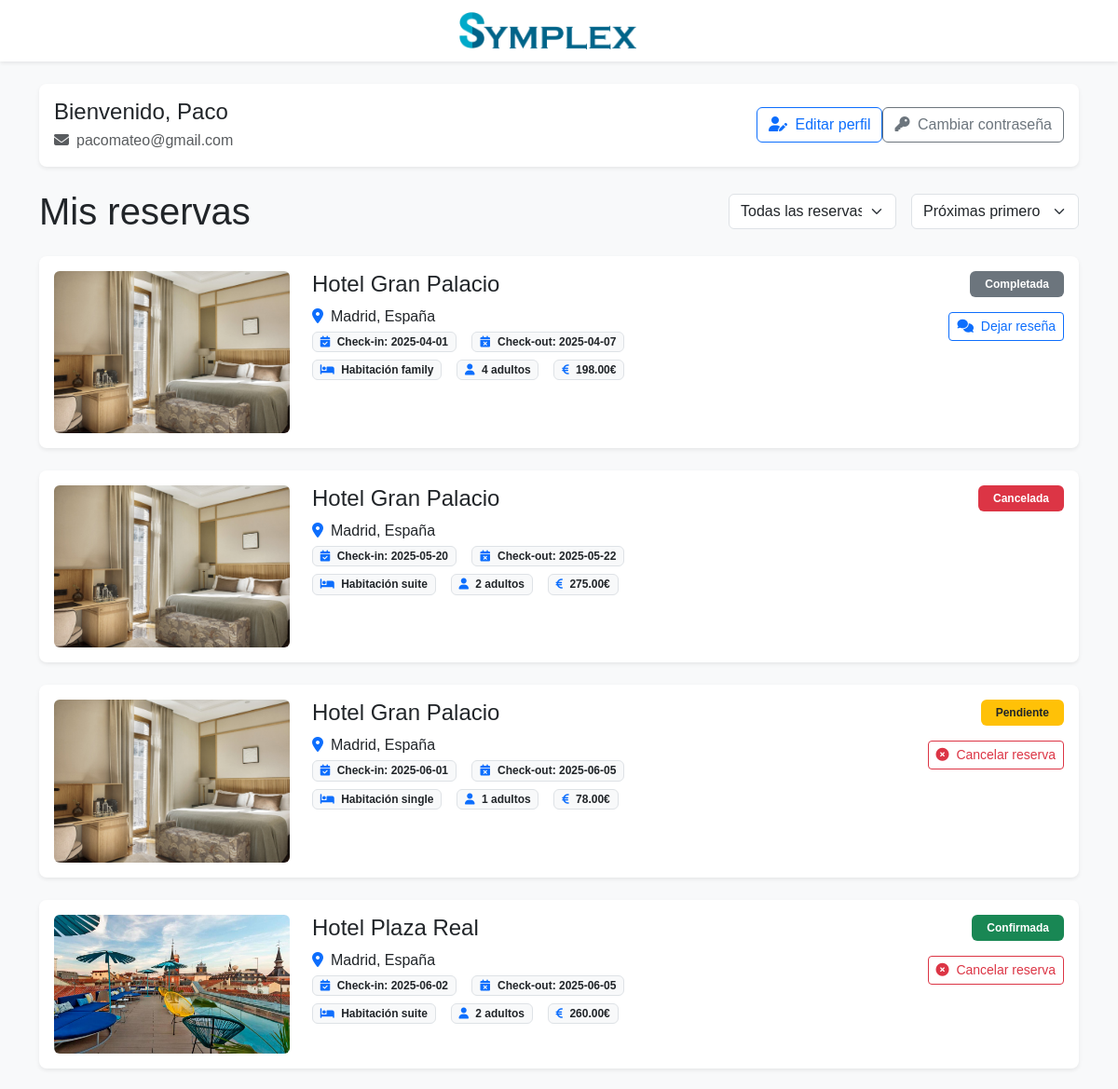
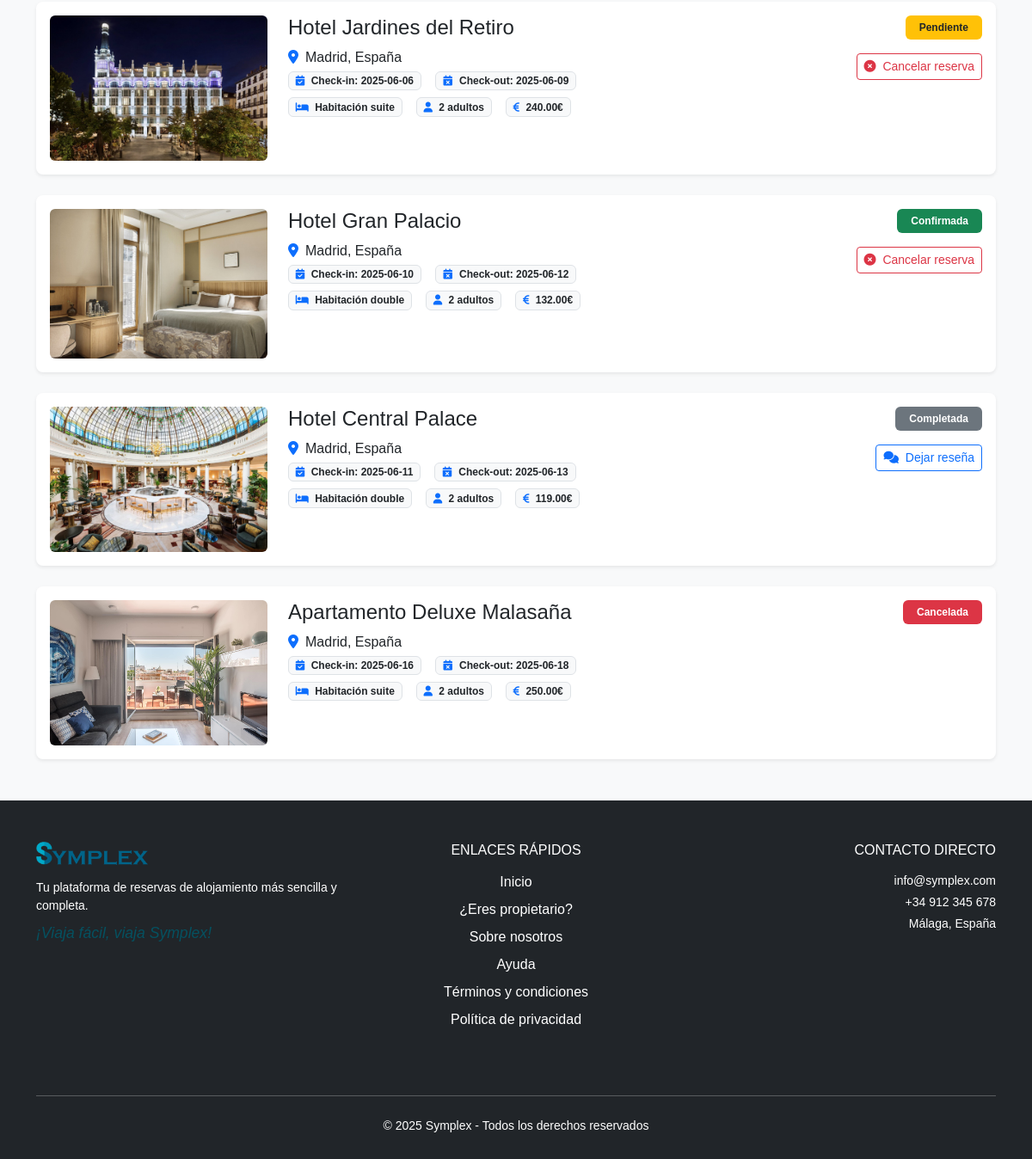
The app's page /src/public/index.php?action=bookings (signed in) with its own data (2 pictures, top to bottom).
### tables this page shows
CREATE TABLE bookings (
    booking_id INT AUTO_INCREMENT PRIMARY KEY,
    user_id INT,
    room_id INT,
    check_in DATE,
    check_out DATE,
    booking_date TIMESTAMP DEFAULT CURRENT_TIMESTAMP,
    status ENUM('pending', 'confirmed', 'completed', 'cancelled') DEFAULT 'pending',
    FOREIGN KEY (user_id) REFERENCES users(user_id),
    FOREIGN KEY (room_id) REFERENCES rooms(room_id)
);

CREATE TABLE accommodations (
    accommodation_id INT AUTO_INCREMENT PRIMARY KEY,
    name VARCHAR(100),
    description TEXT,
    address VARCHAR(255),
    city_id INT,
    type ENUM('hotel', 'apartment', 'hostel', 'cabin', 'villa'),
    image_url VARCHAR(255),
    owner_id INT,
    FOREIGN KEY (city_id) REFERENCES cities(city_id),
    FOREIGN KEY (owner_id) REFERENCES users(user_id)
);

CREATE TABLE cities (
    city_id INT AUTO_INCREMENT PRIMARY KEY,
    name VARCHAR(100),
    country VARCHAR(100),
    lat DECIMAL(10,7),
    lon DECIMAL(10,7)
);

CREATE TABLE rooms (
    room_id INT AUTO_INCREMENT PRIMARY KEY,
    accommodation_id INT,
    room_type ENUM('single', 'double', 'family', 'suite','complete'),
    capacity INT,
    price DECIMAL(10,2),
    is_available BOOLEAN DEFAULT TRUE,
    FOREIGN KEY (accommodation_id) REFERENCES accommodations(accommodation_id)
);

### src/app/views/bookings.php (the view, shortened to what the rows shown need)
<?php
    if (isset($search_results_filtered)) {
        $search_results = $search_results_filtered;
    } else {
        $search_results = $_SESSION['search_results'];
    }
?>
<!DOCTYPE html>
<html lang="es">
<head>
    <link href="https://cdn.jsdelivr.net/npm/bootstrap@5.3.3/dist/css/bootstrap.min.css" rel="stylesheet" />
    <link rel="stylesheet" href="https://cdnjs.cloudflare.com/ajax/libs/font-awesome/6.4.0/css/all.min.css" />
    <link rel="stylesheet" href="assets/css/style.css" />
</head>
<body class="bg-light">
<div class="container mt-4 mb-5">
    <div class="row">
        <div class="col-12">
            <div class="d-flex justify-content-between align-items-center mb-4">
                <h1 class="mb-0">Mis reservas</h1>
            </div>
        </div>
    </div>
    <div class="reservas-container">
        <?php if (!empty($search_results)): ?>
            <?php foreach ($search_results as $result): ?>
                <div class="card mb-4 shadow-sm reserva-card" data-estado="<?php echo htmlspecialchars($result['status']); ?>" data-id="<?= htmlspecialchars($result['accommodation_id']) ?>" data-booking-id="<?= htmlspecialchars($result['booking_id']) ?>">
                    <div class="card-body">
                        <div class="row">
                            <div class="col-md-3">
                                <img src=<?php echo htmlspecialchars($result['image_url']); ?> alt="Hotel" class="img-fluid rounded" />
                            </div>
                            <div class="col-md-6">
                                <h4 class="hotel-name"><?php echo htmlspecialchars($result['accommodation_name']); ?></h4>
                                <p class="mb-1"><i class="fas fa-map-marker-alt text-primary me-2"></i><?php echo htmlspecialchars($result['city_name'] . ', ' . $result['country']); ?></p>
                                <div class="d-flex flex-wrap gap-3 mb-2">
                                    <span class="badge bg-light text-dark border">
                                        <i class="fas fa-calendar-check text-primary me-1"></i> Check-in: <?php echo htmlspecialchars($result['check_in']); ?>
                                    </span>
                                    <span class="badge bg-light text-dark border">
                                        <i class="fas fa-calendar-times text-primary me-1"></i> Check-out: <?php echo htmlspecialchars($result['check_out']); ?>
                                    </span>
                                </div>
                                <div class="d-flex flex-wrap gap-3">
                                    <span class="badge bg-light text-dark border">
                                        <i class="fas fa-bed text-primary me-1"></i> Habitación <?php echo htmlspecialchars($result['room_type']); ?>
                                    </span>
                                    <span class="badge bg-light text-dark border">
                                        <i class="fas fa-user text-primary me-1"></i> <?php echo htmlspecialchars($result['capacity']); ?> adultos
                                    </span>
                                    <span class="badge bg-light text-dark border">
                                        <i class="fas fa-euro-sign text-primary me-1"></i> <?php echo htmlspecialchars($result['price']); ?>€
                                    </span>
                                </div>
                            </div>
                            <div class="col-md-3 text-md-end">
                                <div class="d-flex flex-column align-items-md-end">
                                    <?php if($result['status'] === 'confirmed'): ?>
                                        <span class="badge bg-success mb-3 px-3 py-2">Confirmada</span>
                                    <?php elseif($result['status'] === 'pending'): ?>
                                        <span class="badge bg-warning text-dark mb-3 px-3 py-2">Pendiente</span>
                                    <?php elseif($result['status'] === 'completed'): ?>
                                        <span class="badge bg-secondary mb-3 px-3 py-2">Completada</span>
                                    <?php elseif($result['status'] === 'cancelled'): ?>
                                        <span class="badge bg-danger mb-3 px-3 py-2">Cancelada</span>
                                    <?php endif; ?>
                                    <div class="d-grid gap-2">
                                        <?php if($result['status'] === 'completed'): ?>
                                        <a href="#" class="btn btn-outline-primary btn-sm" data-bs-toggle="modal" data-bs-target="#commentModal">
                                            <i class="fas fa-solid fa-comments me-1"></i> Dejar reseña
                                        </a>
                                        <?php endif; ?>
                                        <?php if($result['status'] !== 'cancelled' && $result['status'] !== 'completed'): ?>
                                        <a href="#" class="btn btn-outline-danger btn-sm cancel-booking-btn" data-bs-toggle="modal" data-bs-target="#cancelarModal" data-booking-id="<?php echo htmlspecialchars($result['booking_id']); ?>">
                                            <i class="fas fa-times-circle me-1"></i> Cancelar reserva
                                        </a>
                                        <?php endif; ?>
                                    </div>
                                </div>
                            </div>
                        </div>
                    </div>
                </div>
            <?php endforeach; ?>
        <?php endif; ?>
    </div>
</div>
</body>
</html>

### records on screen
bookings: accommodations.image_url (picture), accommodations.name "Hotel Gran Palacio", cities.name+country "Madrid, España", check_in "2025-04-01", check_out "2025-04-07", room.room_type "family", room.capacity "4", room.price "198.00", status "Completada"
bookings: accommodations.image_url (picture), accommodations.name "Hotel Gran Palacio", cities.name+country "Madrid, España", check_in "2025-05-20", check_out "2025-05-22", room.room_type "suite", room.capacity "2", room.price "275.00", status "Cancelada"
bookings: accommodations.image_url (picture), accommodations.name "Hotel Gran Palacio", cities.name+country "Madrid, España", check_in "2025-06-01", check_out "2025-06-05", room.room_type "single", room.capacity "1", room.price "78.00", status "Pendiente"
bookings: accommodations.image_url (picture), accommodations.name "Hotel Plaza Real", cities.name+country "Madrid, España", check_in "2025-06-02", check_out "2025-06-05", room.room_type "suite", room.capacity "2", room.price "260.00", status "Confirmada"
bookings: accommodations.image_url (picture), accommodations.name "Hotel Jardines del Retiro", cities.name+country "Madrid, España", check_in "2025-06-06", check_out "2025-06-09", room.room_type "suite", room.capacity "2", room.price "240.00", status "Pendiente"
bookings: accommodations.image_url (picture), accommodations.name "Hotel Gran Palacio", cities.name+country "Madrid, España", check_in "2025-06-10", check_out "2025-06-12", room.room_type "double", room.capacity "2", room.price "132.00", status "Confirmada"
bookings: accommodations.image_url (picture), accommodations.name "Hotel Central Palace", cities.name+country "Madrid, España", check_in "2025-06-11", check_out "2025-06-13", room.room_type "double", room.capacity "2", room.price "119.00", status "Completada"
bookings: accommodations.image_url (picture), accommodations.name "Apartamento Deluxe Malasaña", cities.name+country "Madrid, España", check_in "2025-06-16", check_out "2025-06-18", room.room_type "suite", room.capacity "2", room.price "250.00", status "Cancelada"

### other values on screen
$_SESSION['user']['first_name'] "Paco"
$_SESSION['user']['email'] "pacomateo@gmail.com"
